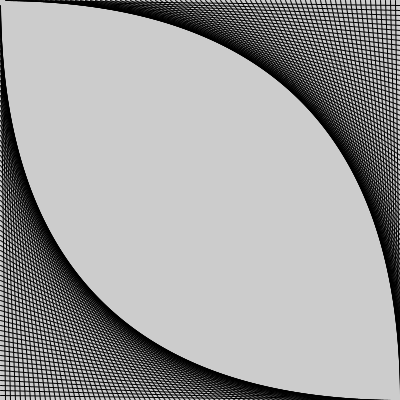
Frame 1 (no input)
Frame 60 (the mouse pressed at the canvas centre just before this capture): identical to frame 1, image omitted
Frame 120 (the mouse held since frame 60 and released just before this capture): identical to frame 1, image omitted

The Processing sketch that drew this single still picture (run headless with seeded random() and noise(); from frame 60 on, the mouse is pressed at the canvas centre):

// Processing sketch: check5
// ── check5.pde
void setup(){
  size(400,400);
}

int space=5,x=0,y=0;

void draw(){
 for(int i=0;i<width;i+=space){
    x+=space;y+=space;
    line(0,x,y,400);
    line(y,0,400,x);
   }
 }
  
